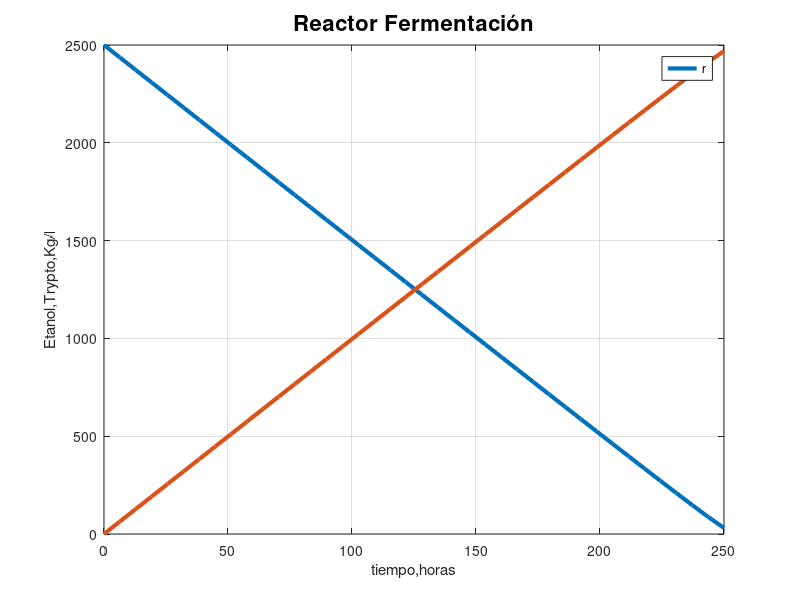
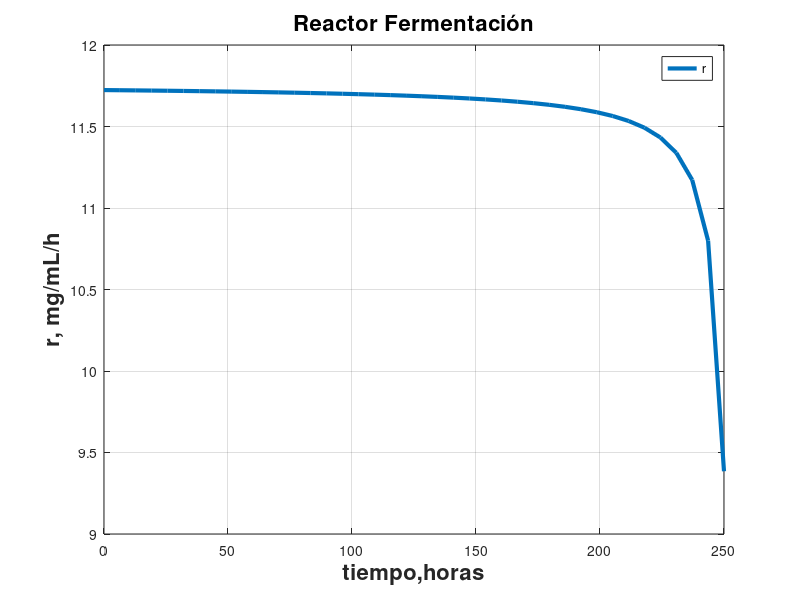
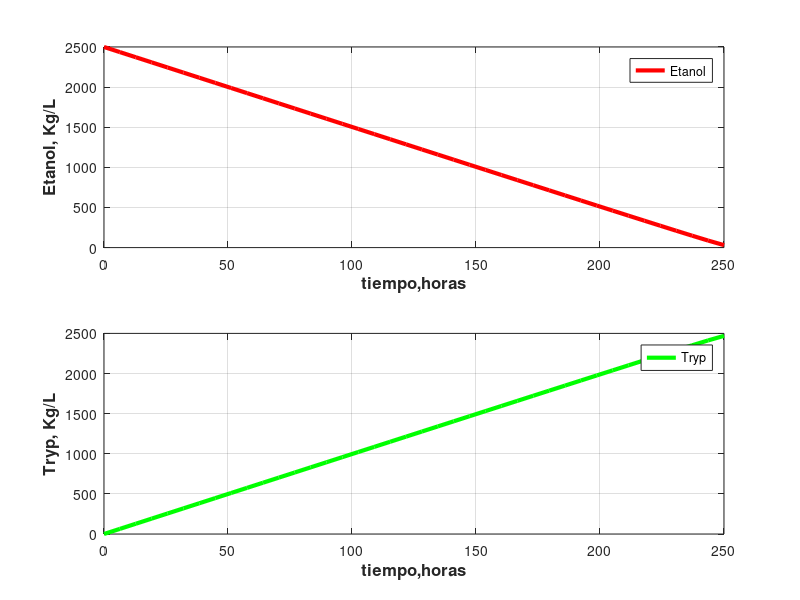

Reproduce these figures in MATLAB, in order.
mumax=11.76; %por definor
Km=7.79; %por definir

ts=0; %tiempo inicial
tf=250; %tiempo final, horas
n=40; %resultados a mostrar
SO=2500; %concentracion inicial etanol
PO=0;%concentracion inicial Tryptofano

YO = [SO PO];

%creamos la función 

function dydt = batchfermen(t,y)

mumax=10;
Km=7;

S=y(1); P=y(2);

r=mumax*(S/(Km+S)); %ecuación cinétiva por definir

dSdt = -r; %consumo de etanol
dPdt = r; %producción de tryptofano

dydt = [dSdt;dPdt];
end

%ODE
tspan=[ts tf];
options = odeset('RelTol',1e-6,'AbsTol',1e-6);

[t,y]=ode45(@batchfermen,tspan,YO,options);

t_n = linspace(ts,tf,n);
y_n=interp1(t,y,t_n,'spline');

Ssim = y_n(:,1);Psim=y_n(:,2);

Valores_finales=y_n(end,:);

rsim = mumax.*(Ssim./(Ssim+Km));

figure(1)
plot(t_n,y_n,'linewidth',3);
title('Reactor Fermentación','FontSize',16);
xlabel('tiempo,horas');
ylabel('Etanol,Trypto,Kg/l');
legend('r');
grid

figure(2) 
plot(t_n,rsim,'linewidth',3); 
title('Reactor Fermentación','FontSize',16,'FontWeight','bold');
xlabel('tiempo,horas','FontSize',16,'FontWeight','bold');
ylabel('r, mg/mL/h','FontSize',16,'FontWeight','bold'); 
legend('r'); 
grid

figure(4) 
subplot(2,1,1) 
plot(t_n,Ssim,'r','linewidth',3); 
xlabel('tiempo,horas','FontSize',12,'FontWeight','bold'); 
ylabel('Etanol, Kg/L','FontSize',12,'FontWeight','bold');
legend('Etanol'); 
grid 
subplot(2,1,2) 
plot(t_n,Psim,'g','linewidth',3); 
xlabel('tiempo,horas','FontSize',12,'FontWeight','bold'); 
ylabel('Tryp, Kg/L','FontSize',12,'FontWeight','bold'); 
legend('Tryp'); 
grid

resultados=[t_n',Ssim,Psim]